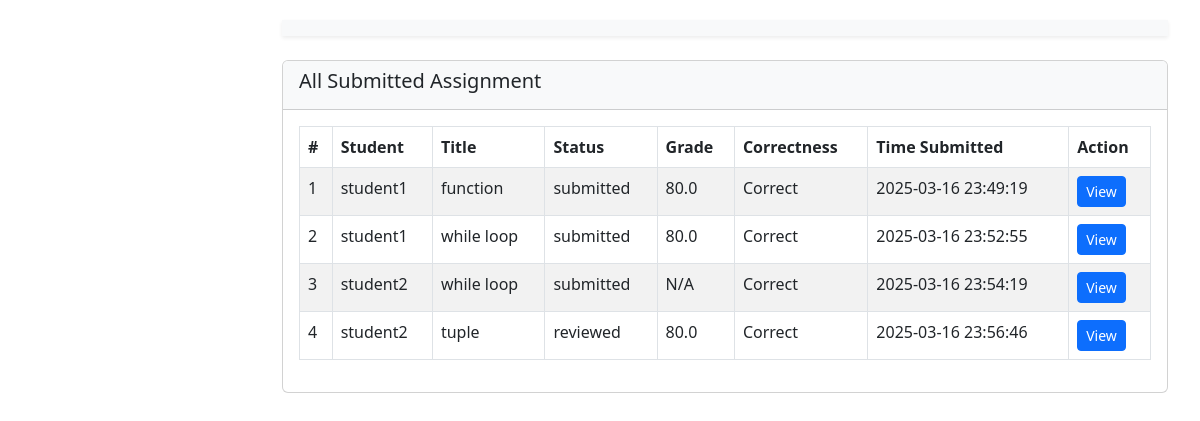
Page /evaluation-list/ on the committed database.
### sorting_feedback/models.py (models this page shows, shortened)
class Evaluation(models.Model):
    title = models.CharField(max_length=255)
    student = models.ForeignKey(User, on_delete=models.CASCADE, related_name='evaluations')
    student_code = models.TextField(blank=True, null=True)  # Store code as text
    submission_file = models.FileField(upload_to='submissions/', blank=True, null=True)  # Store file uploads
    feedback = models.TextField()
    tutor_feedback = models.TextField(
        null=True,
        blank=True,
        help_text="Tutor specific feedback for the submission."
    )
    correctness = models.BooleanField(default=False)
    time_complexity = models.CharField(max_length=50, default="Unknown")
    grade = models.FloatField(null=True, blank=True)
    status = models.CharField(max_length=50, choices=[('submitted', 'Submitted'), ('reviewed', 'Reviewed')], default='submitted')
    plagiarism_score = models.FloatField(default=0.0, help_text="Plagiarism percentage score.")
    is_plagiarized = models.BooleanField(default=False, help_text="Indicates if plagiarism is detected.")
    created_at = models.DateTimeField(auto_now_add=True)

### sorting_feedback/views.py (the view)
# urls.py: path('evaluation-list/', evaluations_list, name='evaluations_list'),
def evaluations_list(request):
    evaluations = Evaluation.objects.all()
    context = {
        'evaluations': evaluations
    }
    return render(request, 'evaluations_list.html', context)

### templates/evaluations_list.html (shortened to what this page needs)
<!DOCTYPE html>
<html lang="en">
<head>
    <link href="https://cdn.jsdelivr.net/npm/bootstrap@5.3.0-alpha1/dist/css/bootstrap.min.css" rel="stylesheet">
</head>
<body>
<div class="main-content">
    <div class="container-fluid">
        <nav class="navbar navbar-expand-lg navbar-light bg-light shadow-sm">
        </nav>
        <div class="card">
            <div class="card-header bg-light">
                <h5>All Submitted Assignment</h5>
            </div>
            <div class="card-body">
                <table class="table table-striped table-bordered">
                    <thead>
                        <tr>
                            <th>#</th>
                            <th>Student</th>
                            <th>Title</th>
                            <th>Status</th>
                            <th>Grade</th>
                            <th>Correctness</th>
                            <th>Time Submitted</th>
                            <th>Action</th>
                        </tr>
                    </thead>
                    <tbody>
                        {% for evaluation in evaluations %}
                        <tr>
                            <td>{{ forloop.counter }}</td>
                            <td>{{ evaluation.student.username }}</td>
                            <td>{{ evaluation.title }}</td>
                            <td>{{ evaluation.status }}</td>
                            <td>{{ evaluation.grade|default:"N/A" }}</td>
                            <td>{{ evaluation.correctness|yesno:"Correct,Incorrect" }}</td>
                            <td>{{ evaluation.created_at|date:"Y-m-d H:i:s" }}</td>
                             <td><a href="{% url 'admin:sorting_feedback_evaluation_change' evaluation.id %}" class="btn btn-primary btn-sm">View</a></td>
                        </tr>
                        {% empty %}
                        <tr>
                            <td colspan="7" class="text-center">No evaluations have been submitted yet.</td>
                        </tr>
                        {% endfor %}
                    </tbody>
                </table>
            </div>
        </div>
    </div>
</div>
</body>
</html>

### templates/evaluations_list.html (style rules this page uses)
body { display: flex; height: 100vh; }
.main-content { margin-left: 250px; padding: 20px; width: calc(100% - 250px); }
.card { margin-bottom: 20px; }

### rows in the picture
Evaluation: student.username "student1", title "function", status "submitted", grade "80.0", correctness "Correct", created_at "2025-03-16 23:49:19"
Evaluation: student.username "student1", title "while loop", status "submitted", grade "80.0", correctness "Correct", created_at "2025-03-16 23:52:55"
Evaluation: student.username "student2", title "while loop", status "submitted", grade "N/A", correctness "Correct", created_at "2025-03-16 23:54:19"
Evaluation: student.username "student2", title "tuple", status "reviewed", grade "80.0", correctness "Correct", created_at "2025-03-16 23:56:46"
